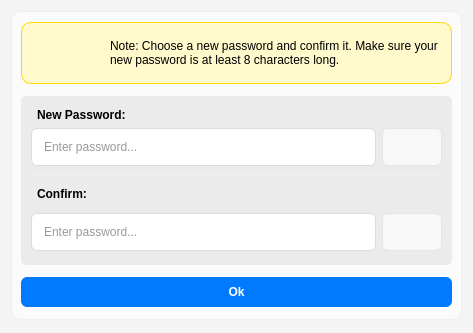
<?xml version="1.0" encoding="UTF-8"?>
<ui version="4.0">
 <class>Dialog</class>
 <widget class="QDialog" name="Dialog">
  <property name="geometry">
   <rect>
    <x>0</x>
    <y>0</y>
    <width>473</width>
    <height>333</height>
   </rect>
  </property>
  <property name="sizePolicy">
   <sizepolicy hsizetype="Preferred" vsizetype="Expanding">
    <horstretch>0</horstretch>
    <verstretch>0</verstretch>
   </sizepolicy>
  </property>
  <property name="windowTitle">
   <string>Dialog</string>
  </property>
  <property name="styleSheet">
   <string notr="true">background-color: rgb(244, 244, 244);</string>
  </property>
  <layout class="QGridLayout" name="gridLayout" rowstretch="0">
   <property name="bottomMargin">
    <number>13</number>
   </property>
   <item row="0" column="0">
    <widget class="QFrame" name="frame">
     <property name="styleSheet">
      <string notr="true">QFrame {
background-color: rgb(251, 251, 251);
border: 1px solid rgb(239, 239, 239);
border-radius: 10px;
}</string>
     </property>
     <property name="frameShape">
      <enum>QFrame::Shape::StyledPanel</enum>
     </property>
     <property name="frameShadow">
      <enum>QFrame::Shadow::Raised</enum>
     </property>
     <layout class="QGridLayout" name="gridLayout_2" rowstretch="0,2,0" columnstretch="0,0">
      <property name="topMargin">
       <number>10</number>
      </property>
      <property name="bottomMargin">
       <number>12</number>
      </property>
      <property name="verticalSpacing">
       <number>12</number>
      </property>
      <item row="0" column="0" colspan="2">
       <widget class="QWidget" name="widget" native="true">
        <property name="sizePolicy">
         <sizepolicy hsizetype="Expanding" vsizetype="Expanding">
          <horstretch>0</horstretch>
          <verstretch>0</verstretch>
         </sizepolicy>
        </property>
        <property name="minimumSize">
         <size>
          <width>0</width>
          <height>62</height>
         </size>
        </property>
        <property name="styleSheet">
         <string notr="true">background-color: rgb(255, 249, 204);
border-radius: 10px;
border: 1px solid rgb(255, 215, 0);</string>
        </property>
        <layout class="QHBoxLayout" name="horizontalLayout" stretch="1,3">
         <property name="spacing">
          <number>36</number>
         </property>
         <property name="leftMargin">
          <number>21</number>
         </property>
         <property name="topMargin">
          <number>9</number>
         </property>
         <property name="rightMargin">
          <number>9</number>
         </property>
         <property name="bottomMargin">
          <number>9</number>
         </property>
         <item>
          <widget class="QLabel" name="label_4">
           <property name="maximumSize">
            <size>
             <width>32</width>
             <height>32</height>
            </size>
           </property>
           <property name="styleSheet">
            <string notr="true">border: none;</string>
           </property>
           <property name="text">
            <string/>
           </property>
           <property name="pixmap">
            <pixmap>resources/keys.png</pixmap>
           </property>
           <property name="scaledContents">
            <bool>true</bool>
           </property>
          </widget>
         </item>
         <item>
          <widget class="QLabel" name="change_pass_note">
           <property name="styleSheet">
            <string notr="true">border: none;</string>
           </property>
           <property name="text">
            <string>Note: Choose a new password and confirm it. Make sure your new password is at least 8 characters long.</string>
           </property>
           <property name="alignment">
            <set>Qt::AlignmentFlag::AlignLeading|Qt::AlignmentFlag::AlignLeft|Qt::AlignmentFlag::AlignVCenter</set>
           </property>
           <property name="wordWrap">
            <bool>true</bool>
           </property>
          </widget>
         </item>
        </layout>
       </widget>
      </item>
      <item row="1" column="0" colspan="2">
       <widget class="QWidget" name="widget_2" native="true">
        <property name="sizePolicy">
         <sizepolicy hsizetype="MinimumExpanding" vsizetype="MinimumExpanding">
          <horstretch>0</horstretch>
          <verstretch>0</verstretch>
         </sizepolicy>
        </property>
        <property name="styleSheet">
         <string notr="true">background-color: rgb(235, 235, 235);
border-radius: 5px;</string>
        </property>
        <layout class="QVBoxLayout" name="verticalLayout" stretch="0,0,0,0,0">
         <property name="spacing">
          <number>6</number>
         </property>
         <property name="leftMargin">
          <number>10</number>
         </property>
         <property name="topMargin">
          <number>12</number>
         </property>
         <property name="rightMargin">
          <number>10</number>
         </property>
         <property name="bottomMargin">
          <number>14</number>
         </property>
         <item>
          <widget class="QLabel" name="label_3">
           <property name="font">
            <font>
             <bold>true</bold>
            </font>
           </property>
           <property name="styleSheet">
            <string notr="true">border: none;</string>
           </property>
           <property name="text">
            <string>New Password:</string>
           </property>
           <property name="indent">
            <number>6</number>
           </property>
          </widget>
         </item>
         <item>
          <layout class="QGridLayout" name="gridLayout_3">
           <item row="0" column="0">
            <widget class="QLineEdit" name="change_pass_np_box">
             <property name="sizePolicy">
              <sizepolicy hsizetype="Expanding" vsizetype="Expanding">
               <horstretch>0</horstretch>
               <verstretch>0</verstretch>
              </sizepolicy>
             </property>
             <property name="styleSheet">
              <string notr="true">QLineEdit {
    background-color: #ffffff;
    border: 1px solid #dcdcdc;
    border-radius: 6px;
    padding-left: 10px; /* space for icon */
    padding-right: 10px;
    padding-top: 6px;
    padding-bottom: 6px;
    font: 12px 'Segoe UI', sans-serif;
    color: #333333;
}

QLineEdit:focus {
    border: 1px solid #4a90e2;
    outline: none;
}</string>
             </property>
             <property name="echoMode">
              <enum>QLineEdit::EchoMode::Password</enum>
             </property>
             <property name="placeholderText">
              <string>Enter password...</string>
             </property>
             <property name="clearButtonEnabled">
              <bool>true</bool>
             </property>
            </widget>
           </item>
           <item row="0" column="1">
            <widget class="QPushButton" name="np_visibility_btn">
             <property name="sizePolicy">
              <sizepolicy hsizetype="MinimumExpanding" vsizetype="MinimumExpanding">
               <horstretch>0</horstretch>
               <verstretch>0</verstretch>
              </sizepolicy>
             </property>
             <property name="minimumSize">
              <size>
               <width>0</width>
               <height>0</height>
              </size>
             </property>
             <property name="maximumSize">
              <size>
               <width>60</width>
               <height>16777215</height>
              </size>
             </property>
             <property name="font">
              <font>
               <pointsize>13</pointsize>
               <kerning>false</kerning>
               <fontweight>DemiBold</fontweight>
              </font>
             </property>
             <property name="cursor">
              <cursorShape>PointingHandCursor</cursorShape>
             </property>
             <property name="toolTip">
              <string>Click to see password.</string>
             </property>
             <property name="styleSheet">
              <string notr="true">    QPushButton {
	background-color: rgb(248, 248, 248);
		color: rgb(0, 0, 0);
        border: 1px solid rgb(229, 229, 229);
        border-radius: 6px;
        padding: 8px 18px;
        font-weight: 600;
    }
    QPushButton:hover {
		background-color: rgb(0, 122, 255);
		color: rgb(255, 255, 255);
    }
    QPushButton:pressed {
	background-color: rgb(0, 113, 234);
		color: rgb(255, 255, 255);
    }</string>
             </property>
             <property name="text">
              <string/>
             </property>
             <property name="icon">
              <iconset>
               <normaloff>resources/icons8-visible-100.png</normaloff>resources/icons8-visible-100.png</iconset>
             </property>
             <property name="iconSize">
              <size>
               <width>30</width>
               <height>30</height>
              </size>
             </property>
             <property name="checkable">
              <bool>false</bool>
             </property>
             <property name="flat">
              <bool>false</bool>
             </property>
            </widget>
           </item>
          </layout>
         </item>
         <item>
          <widget class="Line" name="line_4">
           <property name="orientation">
            <enum>Qt::Orientation::Horizontal</enum>
           </property>
          </widget>
         </item>
         <item>
          <widget class="QLabel" name="label">
           <property name="sizePolicy">
            <sizepolicy hsizetype="MinimumExpanding" vsizetype="MinimumExpanding">
             <horstretch>0</horstretch>
             <verstretch>0</verstretch>
            </sizepolicy>
           </property>
           <property name="font">
            <font>
             <bold>true</bold>
            </font>
           </property>
           <property name="styleSheet">
            <string notr="true">border: none;</string>
           </property>
           <property name="text">
            <string>Confirm:</string>
           </property>
           <property name="indent">
            <number>6</number>
           </property>
          </widget>
         </item>
         <item>
          <layout class="QGridLayout" name="gridLayout_4">
           <item row="0" column="0">
            <widget class="QLineEdit" name="change_pass_confirm_box">
             <property name="sizePolicy">
              <sizepolicy hsizetype="Expanding" vsizetype="Expanding">
               <horstretch>0</horstretch>
               <verstretch>0</verstretch>
              </sizepolicy>
             </property>
             <property name="styleSheet">
              <string notr="true">QLineEdit {
    background-color: #ffffff;
    border: 1px solid #dcdcdc;
    border-radius: 6px;
    padding-left: 10px; /* space for icon */
    padding-right: 10px;
    padding-top: 6px;
    padding-bottom: 6px;
    font: 12px 'Segoe UI', sans-serif;
    color: #333333;
}

QLineEdit:focus {
    border: 1px solid #4a90e2;
    outline: none;
}</string>
             </property>
             <property name="echoMode">
              <enum>QLineEdit::EchoMode::Password</enum>
             </property>
             <property name="placeholderText">
              <string>Enter password...</string>
             </property>
             <property name="clearButtonEnabled">
              <bool>true</bool>
             </property>
            </widget>
           </item>
           <item row="0" column="1">
            <widget class="QPushButton" name="cp_visibility_btn">
             <property name="sizePolicy">
              <sizepolicy hsizetype="MinimumExpanding" vsizetype="MinimumExpanding">
               <horstretch>0</horstretch>
               <verstretch>0</verstretch>
              </sizepolicy>
             </property>
             <property name="minimumSize">
              <size>
               <width>0</width>
               <height>0</height>
              </size>
             </property>
             <property name="maximumSize">
              <size>
               <width>60</width>
               <height>16777215</height>
              </size>
             </property>
             <property name="font">
              <font>
               <pointsize>13</pointsize>
               <kerning>false</kerning>
               <fontweight>DemiBold</fontweight>
              </font>
             </property>
             <property name="cursor">
              <cursorShape>PointingHandCursor</cursorShape>
             </property>
             <property name="toolTip">
              <string>Click to see password.</string>
             </property>
             <property name="styleSheet">
              <string notr="true">    QPushButton {
	background-color: rgb(248, 248, 248);
		color: rgb(0, 0, 0);
        border: 1px solid rgb(229, 229, 229);
        border-radius: 6px;
        padding: 8px 18px;
        font-weight: 600;
    }
    QPushButton:hover {
		background-color: rgb(0, 122, 255);
		color: rgb(255, 255, 255);
    }
    QPushButton:pressed {
	background-color: rgb(0, 113, 234);
		color: rgb(255, 255, 255);
    }</string>
             </property>
             <property name="text">
              <string/>
             </property>
             <property name="icon">
              <iconset>
               <normaloff>resources/icons8-visible-100.png</normaloff>resources/icons8-visible-100.png</iconset>
             </property>
             <property name="iconSize">
              <size>
               <width>30</width>
               <height>30</height>
              </size>
             </property>
             <property name="checkable">
              <bool>false</bool>
             </property>
             <property name="flat">
              <bool>false</bool>
             </property>
            </widget>
           </item>
          </layout>
         </item>
        </layout>
       </widget>
      </item>
      <item row="2" column="0" colspan="2">
       <widget class="QPushButton" name="employee_change_pass_btn">
        <property name="sizePolicy">
         <sizepolicy hsizetype="Expanding" vsizetype="Expanding">
          <horstretch>0</horstretch>
          <verstretch>0</verstretch>
         </sizepolicy>
        </property>
        <property name="styleSheet">
         <string notr="true">    QPushButton {
  		background-color: rgb(0, 122, 255);
		color: rgb(255, 255, 255);
        border: none;
        border-radius: 6px;
        padding: 8px 18px;
        font-weight: 600;
    }
    QPushButton:hover {
	background-color: rgb(249, 249, 249);
	color: rgb(0, 122, 255);
    }
    QPushButton:pressed {
	background-color: rgb(0, 113, 234);
		color: rgb(255, 255, 255);
    }</string>
        </property>
        <property name="text">
         <string>Ok</string>
        </property>
       </widget>
      </item>
     </layout>
    </widget>
   </item>
  </layout>
 </widget>
 <resources/>
 <connections/>
</ui>
